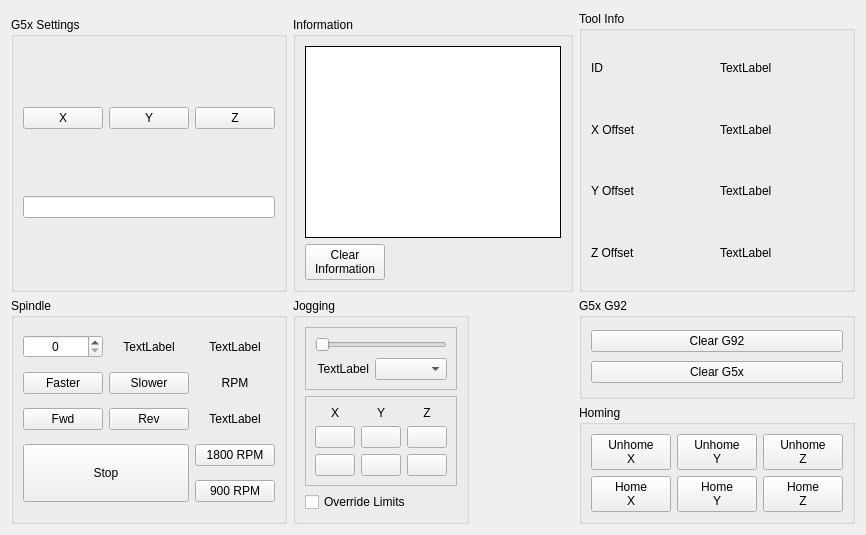
      <widget class="QWidget" name="tab_3">
       <attribute name="title">
        <string>Home</string>
       </attribute>
       <layout class="QGridLayout" name="gridLayout_5">
        <item row="2" column="0">
         <widget class="QGroupBox" name="g5x_gb">
          <property name="title">
           <string>G5x Settings</string>
          </property>
          <layout class="QGridLayout" name="gridLayout_15">
           <item row="1" column="0" colspan="3">
            <widget class="QLineEdit" name="touchoff_le">
             <property name="sizePolicy">
              <sizepolicy hsizetype="Preferred" vsizetype="Fixed">
               <horstretch>0</horstretch>
               <verstretch>0</verstretch>
              </sizepolicy>
             </property>
             <property name="alignment">
              <set>Qt::AlignRight|Qt::AlignTrailing|Qt::AlignVCenter</set>
             </property>
             <property name="input" stdset="0">
              <string>number</string>
             </property>
            </widget>
           </item>
           <item row="0" column="2">
            <widget class="QPushButton" name="touchoff_pb_z">
             <property name="text">
              <string>Z</string>
             </property>
            </widget>
           </item>
           <item row="0" column="1">
            <widget class="QPushButton" name="touchoff_pb_y">
             <property name="text">
              <string>Y</string>
             </property>
            </widget>
           </item>
           <item row="0" column="0">
            <widget class="QPushButton" name="touchoff_pb_x">
             <property name="text">
              <string>X</string>
             </property>
            </widget>
           </item>
          </layout>
         </widget>
        </item>
        <item row="1" column="3" rowspan="2" colspan="2">
         <widget class="QGroupBox" name="tool_gb">
          <property name="title">
           <string>Tool Info</string>
          </property>
          <layout class="QGridLayout" name="gridLayout_30">
           <item row="0" column="0">
            <widget class="QLabel" name="label_42">
             <property name="text">
              <string>ID</string>
             </property>
            </widget>
           </item>
           <item row="0" column="1">
            <widget class="QLabel" name="tool_id_lb">
             <property name="text">
              <string>TextLabel</string>
             </property>
            </widget>
           </item>
           <item row="1" column="0">
            <widget class="QLabel" name="label_44">
             <property name="text">
              <string>X Offset</string>
             </property>
            </widget>
           </item>
           <item row="1" column="1">
            <widget class="QLabel" name="tool_xoffset_lb">
             <property name="text">
              <string>TextLabel</string>
             </property>
            </widget>
           </item>
           <item row="2" column="0">
            <widget class="QLabel" name="label_45">
             <property name="text">
              <string>Y Offset</string>
             </property>
            </widget>
           </item>
           <item row="2" column="1">
            <widget class="QLabel" name="tool_yoffset_lb">
             <property name="text">
              <string>TextLabel</string>
             </property>
            </widget>
           </item>
           <item row="3" column="0">
            <widget class="QLabel" name="label_46">
             <property name="text">
              <string>Z Offset</string>
             </property>
            </widget>
           </item>
           <item row="3" column="1">
            <widget class="QLabel" name="tool_zoffset_lb">
             <property name="text">
              <string>TextLabel</string>
             </property>
            </widget>
           </item>
          </layout>
         </widget>
        </item>
        <item row="3" column="1" rowspan="2">
         <widget class="QGroupBox" name="jog_gb">
          <property name="title">
           <string>Jogging</string>
          </property>
          <layout class="QGridLayout" name="gridLayout_6">
           <item row="1" column="0" colspan="3">
            <widget class="QFrame" name="frame_2">
             <property name="frameShape">
              <enum>QFrame::StyledPanel</enum>
             </property>
             <property name="frameShadow">
              <enum>QFrame::Raised</enum>
             </property>
             <layout class="QGridLayout" name="gridLayout_32">
              <item row="1" column="0">
               <widget class="QPushButton" name="jog_plus_pb_0">
                <property name="text">
                 <string/>
                </property>
               </widget>
              </item>
              <item row="0" column="0">
               <widget class="QLabel" name="label">
                <property name="text">
                 <string>X</string>
                </property>
                <property name="alignment">
                 <set>Qt::AlignCenter</set>
                </property>
               </widget>
              </item>
              <item row="0" column="1">
               <widget class="QLabel" name="label_2">
                <property name="text">
                 <string>Y</string>
                </property>
                <property name="alignment">
                 <set>Qt::AlignCenter</set>
                </property>
               </widget>
              </item>
              <item row="1" column="1">
               <widget class="QPushButton" name="jog_plus_pb_1">
                <property name="text">
                 <string/>
                </property>
               </widget>
              </item>
              <item row="0" column="2">
               <widget class="QLabel" name="label_3">
                <property name="text">
                 <string>Z</string>
                </property>
                <property name="alignment">
                 <set>Qt::AlignCenter</set>
                </property>
               </widget>
              </item>
              <item row="1" column="2">
               <widget class="QPushButton" name="jog_plus_pb_2">
                <property name="text">
                 <string/>
                </property>
               </widget>
              </item>
              <item row="2" column="0">
               <widget class="QPushButton" name="jog_minus_pb_0">
                <property name="text">
                 <string/>
                </property>
               </widget>
              </item>
              <item row="2" column="1">
               <widget class="QPushButton" name="jog_minus_pb_1">
                <property name="text">
                 <string/>
                </property>
               </widget>
              </item>
              <item row="2" column="2">
               <widget class="QPushButton" name="jog_minus_pb_2">
                <property name="text">
                 <string/>
                </property>
               </widget>
              </item>
             </layout>
            </widget>
           </item>
           <item row="0" column="0" colspan="3">
            <widget class="QFrame" name="frame_3">
             <property name="frameShape">
              <enum>QFrame::StyledPanel</enum>
             </property>
             <property name="frameShadow">
              <enum>QFrame::Raised</enum>
             </property>
             <layout class="QGridLayout" name="gridLayout_7">
              <item row="1" column="0">
               <widget class="QLabel" name="jog_vel_lb">
                <property name="text">
                 <string>TextLabel</string>
                </property>
                <property name="alignment">
                 <set>Qt::AlignRight|Qt::AlignTrailing|Qt::AlignVCenter</set>
                </property>
               </widget>
              </item>
              <item row="1" column="1">
               <widget class="QComboBox" name="jog_modes_cb"/>
              </item>
              <item row="0" column="0" colspan="2">
               <widget class="QSlider" name="jog_vel_sl">
                <property name="orientation">
                 <enum>Qt::Horizontal</enum>
                </property>
               </widget>
              </item>
             </layout>
            </widget>
           </item>
           <item row="7" column="0" colspan="3">
            <widget class="QCheckBox" name="override_limits_cb">
             <property name="text">
              <string>Override Limits</string>
             </property>
            </widget>
           </item>
          </layout>
         </widget>
        </item>
        <item row="4" column="3" colspan="2">
         <widget class="QGroupBox" name="groupBox">
          <property name="title">
           <string>Homing</string>
          </property>
          <layout class="QGridLayout" name="gridLayout_4">
           <item row="2" column="2">
            <widget class="QPushButton" name="home_pb_1">
             <property name="text">
              <string>Home
Y</string>
             </property>
            </widget>
           </item>
           <item row="1" column="3">
            <widget class="QPushButton" name="unhome_pb_2">
             <property name="text">
              <string>Unhome
Z</string>
             </property>
            </widget>
           </item>
           <item row="2" column="1">
            <widget class="QPushButton" name="home_pb_0">
             <property name="text">
              <string>Home
X</string>
             </property>
            </widget>
           </item>
           <item row="1" column="2">
            <widget class="QPushButton" name="unhome_pb_1">
             <property name="text">
              <string>Unhome
Y</string>
             </property>
            </widget>
           </item>
           <item row="1" column="1">
            <widget class="QPushButton" name="unhome_pb_0">
             <property name="text">
              <string>Unhome
X</string>
             </property>
            </widget>
           </item>
           <item row="2" column="3">
            <widget class="QPushButton" name="home_pb_2">
             <property name="text">
              <string>Home
Z</string>
             </property>
            </widget>
           </item>
          </layout>
         </widget>
        </item>
        <item row="3" column="0" rowspan="2">
         <widget class="QGroupBox" name="spindle_gb">
          <property name="title">
           <string>Spindle</string>
          </property>
          <layout class="QGridLayout" name="gridLayout_14">
           <item row="3" column="2">
            <widget class="QPushButton" name="spindle_percent_1800">
             <property name="text">
              <string>1800 RPM</string>
             </property>
            </widget>
           </item>
           <item row="4" column="2">
            <widget class="QPushButton" name="spindle_percent_900">
             <property name="text">
              <string>900 RPM</string>
             </property>
            </widget>
           </item>
           <item row="1" column="1">
            <widget class="QPushButton" name="spindle_minus_pb">
             <property name="text">
              <string>Slower</string>
             </property>
            </widget>
           </item>
           <item row="0" column="1">
            <widget class="QLabel" name="spindle_speed_0_lb">
             <property name="text">
              <string>TextLabel</string>
             </property>
             <property name="alignment">
              <set>Qt::AlignCenter</set>
             </property>
            </widget>
           </item>
           <item row="0" column="0">
            <widget class="QSpinBox" name="spindle_speed_sb">
             <property name="alignment">
              <set>Qt::AlignCenter</set>
             </property>
             <property name="buttonSymbols">
              <enum>QAbstractSpinBox::UpDownArrows</enum>
             </property>
            </widget>
           </item>
           <item row="0" column="2">
            <widget class="QLabel" name="spindle_direction_0_lb">
             <property name="text">
              <string>TextLabel</string>
             </property>
             <property name="alignment">
              <set>Qt::AlignCenter</set>
             </property>
            </widget>
           </item>
           <item row="1" column="0">
            <widget class="QPushButton" name="spindle_plus_pb">
             <property name="text">
              <string>Faster</string>
             </property>
            </widget>
           </item>
           <item row="2" column="1">
            <widget class="QPushButton" name="spindle_rev_pb">
             <property name="text">
              <string>Rev</string>
             </property>
            </widget>
           </item>
           <item row="2" column="0">
            <widget class="QPushButton" name="spindle_fwd_pb">
             <property name="text">
              <string>Fwd</string>
             </property>
            </widget>
           </item>
           <item row="3" column="0" rowspan="2" colspan="2">
            <widget class="QPushButton" name="spindle_stop_pb">
             <property name="sizePolicy">
              <sizepolicy hsizetype="Preferred" vsizetype="Preferred">
               <horstretch>0</horstretch>
               <verstretch>0</verstretch>
              </sizepolicy>
             </property>
             <property name="text">
              <string>Stop</string>
             </property>
            </widget>
           </item>
           <item row="2" column="2">
            <widget class="QLabel" name="label_43">
             <property name="text">
              <string>TextLabel</string>
             </property>
             <property name="alignment">
              <set>Qt::AlignCenter</set>
             </property>
             <property name="function" stdset="0">
              <string>hal_pin</string>
             </property>
             <property name="pin_name" stdset="0">
              <string>spindle-rpm</string>
             </property>
             <property name="hal_type" stdset="0">
              <string>HAL_FLOAT</string>
             </property>
             <property name="precision" stdset="0">
              <string>0</string>
             </property>
            </widget>
           </item>
           <item row="1" column="2">
            <widget class="QLabel" name="label_47">
             <property name="text">
              <string>RPM</string>
             </property>
             <property name="alignment">
              <set>Qt::AlignCenter</set>
             </property>
            </widget>
           </item>
          </layout>
         </widget>
        </item>
        <item row="2" column="1" colspan="2">
         <widget class="QGroupBox" name="information_gb">
          <property name="title">
           <string>Information</string>
          </property>
          <layout class="QGridLayout" name="gridLayout_19">
           <item row="2" column="0">
            <widget class="QPushButton" name="clear_info_pb">
             <property name="text">
              <string>Clear
Information</string>
             </property>
            </widget>
           </item>
           <item row="2" column="1">
            <spacer name="horizontalSpacer_8">
             <property name="orientation">
              <enum>Qt::Horizontal</enum>
             </property>
             <property name="sizeHint" stdset="0">
              <size>
               <width>40</width>
               <height>20</height>
              </size>
             </property>
            </spacer>
           </item>
           <item row="0" column="0" rowspan="2" colspan="2">
            <widget class="QPlainTextEdit" name="info_pte">
             <property name="frameShape">
              <enum>QFrame::Box</enum>
             </property>
             <property name="frameShadow">
              <enum>QFrame::Plain</enum>
             </property>
            </widget>
           </item>
          </layout>
         </widget>
        </item>
        <item row="3" column="3" colspan="2">
         <widget class="QGroupBox" name="groupBox_11">
          <property name="title">
           <string>G5x G92</string>
          </property>
          <layout class="QGridLayout" name="gridLayout_21">
           <item row="1" column="0">
            <widget class="QPushButton" name="clear_coord_0">
             <property name="text">
              <string>Clear G5x</string>
             </property>
            </widget>
           </item>
           <item row="0" column="0">
            <widget class="QPushButton" name="clear_coord_10">
             <property name="text">
              <string>Clear G92</string>
             </property>
            </widget>
           </item>
          </layout>
         </widget>
        </item>
       </layout>
      </widget>
